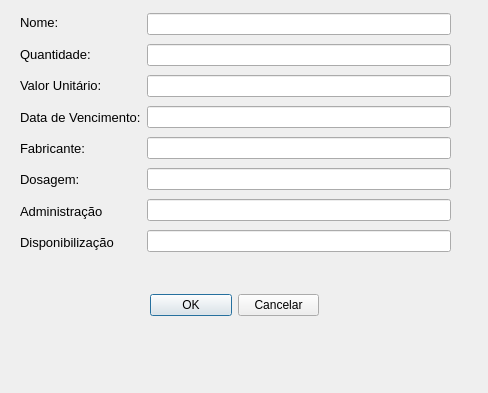
<?xml version="1.0" encoding="UTF-8"?>
<ui version="4.0">
 <class>JanelaCadMedicamento</class>
 <widget class="QDialog" name="JanelaCadMedicamento">
  <property name="geometry">
   <rect>
    <x>0</x>
    <y>0</y>
    <width>488</width>
    <height>393</height>
   </rect>
  </property>
  <property name="windowTitle">
   <string>Dialog</string>
  </property>
  <widget class="QWidget" name="horizontalLayoutWidget_2">
   <property name="geometry">
    <rect>
     <x>150</x>
     <y>280</y>
     <width>169</width>
     <height>51</height>
    </rect>
   </property>
   <layout class="QHBoxLayout" name="horizontalLayout_3">
    <item>
     <widget class="QPushButton" name="pushButton_3">
      <property name="text">
       <string>OK</string>
      </property>
     </widget>
    </item>
    <item>
     <widget class="QPushButton" name="pushButton_4">
      <property name="text">
       <string>Cancelar</string>
      </property>
     </widget>
    </item>
   </layout>
  </widget>
  <widget class="QWidget" name="horizontalLayoutWidget">
   <property name="geometry">
    <rect>
     <x>20</x>
     <y>10</y>
     <width>431</width>
     <height>245</height>
    </rect>
   </property>
   <layout class="QHBoxLayout" name="horizontalLayout_4">
    <item>
     <layout class="QVBoxLayout" name="verticalLayout_5">
      <item>
       <widget class="QLabel" name="label_9">
        <property name="font">
         <font>
          <pointsize>10</pointsize>
         </font>
        </property>
        <property name="text">
         <string>Nome:</string>
        </property>
       </widget>
      </item>
      <item>
       <widget class="QLabel" name="label_10">
        <property name="font">
         <font>
          <pointsize>10</pointsize>
         </font>
        </property>
        <property name="text">
         <string>Quantidade:</string>
        </property>
       </widget>
      </item>
      <item>
       <widget class="QLabel" name="label_11">
        <property name="font">
         <font>
          <pointsize>10</pointsize>
         </font>
        </property>
        <property name="text">
         <string>Valor Unitário:</string>
        </property>
       </widget>
      </item>
      <item>
       <widget class="QLabel" name="label_12">
        <property name="font">
         <font>
          <pointsize>10</pointsize>
         </font>
        </property>
        <property name="text">
         <string>Data de Vencimento:</string>
        </property>
       </widget>
      </item>
      <item>
       <widget class="QLabel" name="label_13">
        <property name="font">
         <font>
          <pointsize>10</pointsize>
         </font>
        </property>
        <property name="text">
         <string>Fabricante:</string>
        </property>
       </widget>
      </item>
      <item>
       <widget class="QLabel" name="label_14">
        <property name="font">
         <font>
          <pointsize>10</pointsize>
         </font>
        </property>
        <property name="text">
         <string>Dosagem:</string>
        </property>
       </widget>
      </item>
      <item>
       <widget class="QLabel" name="label_15">
        <property name="font">
         <font>
          <pointsize>10</pointsize>
         </font>
        </property>
        <property name="text">
         <string>Administração</string>
        </property>
       </widget>
      </item>
      <item>
       <widget class="QLabel" name="label_16">
        <property name="font">
         <font>
          <pointsize>10</pointsize>
         </font>
        </property>
        <property name="text">
         <string>Disponibilização</string>
        </property>
       </widget>
      </item>
     </layout>
    </item>
    <item>
     <layout class="QVBoxLayout" name="verticalLayout_6">
      <item>
       <widget class="QLineEdit" name="lineEdit_9"/>
      </item>
      <item>
       <widget class="QLineEdit" name="lineEdit_10"/>
      </item>
      <item>
       <widget class="QLineEdit" name="lineEdit_11"/>
      </item>
      <item>
       <widget class="QLineEdit" name="lineEdit_12"/>
      </item>
      <item>
       <widget class="QLineEdit" name="lineEdit_13"/>
      </item>
      <item>
       <widget class="QLineEdit" name="lineEdit_14"/>
      </item>
      <item>
       <widget class="QLineEdit" name="lineEdit_15"/>
      </item>
      <item>
       <widget class="QLineEdit" name="lineEdit_16"/>
      </item>
     </layout>
    </item>
   </layout>
  </widget>
 </widget>
 <resources/>
 <connections/>
</ui>
